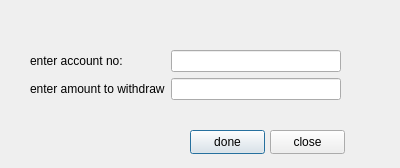
<?xml version="1.0" encoding="UTF-8"?>
<ui version="4.0">
 <class>Withdraw</class>
 <widget class="QDialog" name="Withdraw">
  <property name="geometry">
   <rect>
    <x>0</x>
    <y>0</y>
    <width>400</width>
    <height>168</height>
   </rect>
  </property>
  <property name="windowTitle">
   <string>withdraw</string>
  </property>
  <property name="styleSheet">
   <string notr="true"/>
  </property>
  <widget class="QWidget" name="formLayoutWidget">
   <property name="geometry">
    <rect>
     <x>30</x>
     <y>50</y>
     <width>311</width>
     <height>71</height>
    </rect>
   </property>
   <layout class="QFormLayout" name="formLayout">
    <item row="0" column="0">
     <widget class="QLabel" name="label">
      <property name="text">
       <string>enter account no:</string>
      </property>
     </widget>
    </item>
    <item row="0" column="1">
     <widget class="QLineEdit" name="accountno"/>
    </item>
    <item row="1" column="0">
     <widget class="QLabel" name="label_2">
      <property name="text">
       <string>enter amount to withdraw</string>
      </property>
     </widget>
    </item>
    <item row="1" column="1">
     <widget class="QLineEdit" name="withdrawAmount"/>
    </item>
   </layout>
  </widget>
  <widget class="QPushButton" name="pushButton">
   <property name="geometry">
    <rect>
     <x>190</x>
     <y>130</y>
     <width>75</width>
     <height>24</height>
    </rect>
   </property>
   <property name="text">
    <string>done</string>
   </property>
  </widget>
  <widget class="QPushButton" name="pushButton_2">
   <property name="geometry">
    <rect>
     <x>270</x>
     <y>130</y>
     <width>75</width>
     <height>24</height>
    </rect>
   </property>
   <property name="text">
    <string>close</string>
   </property>
  </widget>
 </widget>
 <resources/>
 <connections>
  <connection>
   <sender>pushButton_2</sender>
   <signal>clicked()</signal>
   <receiver>Withdraw</receiver>
   <slot>close()</slot>
   <hints>
    <hint type="sourcelabel">
     <x>323</x>
     <y>144</y>
    </hint>
    <hint type="destinationlabel">
     <x>343</x>
     <y>161</y>
    </hint>
   </hints>
  </connection>
 </connections>
</ui>
